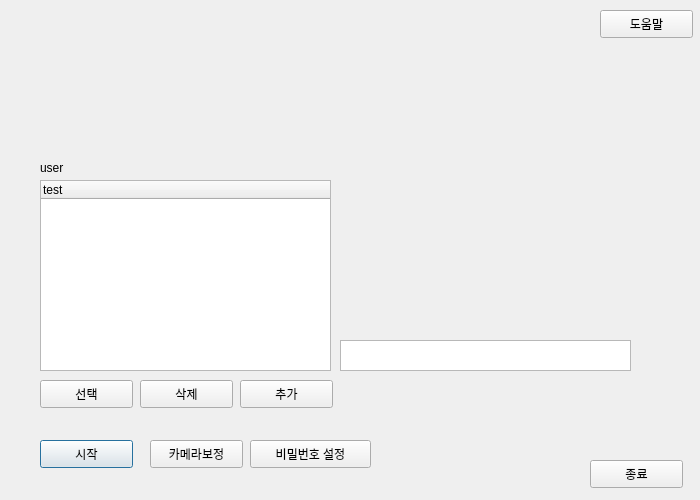
<?xml version="1.0" encoding="UTF-8"?>
<ui version="4.0">
 <class>Dialog</class>
 <widget class="QDialog" name="Dialog">
  <property name="geometry">
   <rect>
    <x>0</x>
    <y>0</y>
    <width>700</width>
    <height>500</height>
   </rect>
  </property>
  <property name="windowTitle">
   <string>Dialog</string>
  </property>
  <widget class="QPushButton" name="start_btn">
   <property name="geometry">
    <rect>
     <x>40</x>
     <y>440</y>
     <width>93</width>
     <height>28</height>
    </rect>
   </property>
   <property name="text">
    <string>시작</string>
   </property>
  </widget>
  <widget class="QPushButton" name="cam_btn">
   <property name="geometry">
    <rect>
     <x>150</x>
     <y>440</y>
     <width>93</width>
     <height>28</height>
    </rect>
   </property>
   <property name="text">
    <string>카메라보정</string>
   </property>
  </widget>
  <widget class="QPushButton" name="setpw_btn">
   <property name="geometry">
    <rect>
     <x>250</x>
     <y>440</y>
     <width>121</width>
     <height>28</height>
    </rect>
   </property>
   <property name="text">
    <string>비밀번호 설정</string>
   </property>
  </widget>
  <widget class="QPushButton" name="help_btn">
   <property name="geometry">
    <rect>
     <x>600</x>
     <y>10</y>
     <width>93</width>
     <height>28</height>
    </rect>
   </property>
   <property name="text">
    <string>도움말</string>
   </property>
  </widget>
  <widget class="QPushButton" name="exit_btn">
   <property name="geometry">
    <rect>
     <x>590</x>
     <y>460</y>
     <width>93</width>
     <height>28</height>
    </rect>
   </property>
   <property name="text">
    <string>종료</string>
   </property>
  </widget>
  <widget class="QTreeWidget" name="userborad">
   <property name="geometry">
    <rect>
     <x>40</x>
     <y>180</y>
     <width>291</width>
     <height>191</height>
    </rect>
   </property>
   <column>
    <property name="text">
     <string>test</string>
    </property>
   </column>
  </widget>
  <widget class="QPushButton" name="sel_btn">
   <property name="geometry">
    <rect>
     <x>40</x>
     <y>380</y>
     <width>93</width>
     <height>28</height>
    </rect>
   </property>
   <property name="text">
    <string>선택</string>
   </property>
  </widget>
  <widget class="QPushButton" name="del_btn">
   <property name="geometry">
    <rect>
     <x>140</x>
     <y>380</y>
     <width>93</width>
     <height>28</height>
    </rect>
   </property>
   <property name="text">
    <string>삭제</string>
   </property>
  </widget>
  <widget class="QPushButton" name="add_btn">
   <property name="geometry">
    <rect>
     <x>240</x>
     <y>380</y>
     <width>93</width>
     <height>28</height>
    </rect>
   </property>
   <property name="text">
    <string>추가</string>
   </property>
  </widget>
  <widget class="QTextEdit" name="moni">
   <property name="geometry">
    <rect>
     <x>340</x>
     <y>340</y>
     <width>291</width>
     <height>31</height>
    </rect>
   </property>
   <property name="html">
    <string>&lt;!DOCTYPE HTML PUBLIC &quot;-//W3C//DTD HTML 4.0//EN&quot; &quot;http://www.w3.org/TR/REC-html40/strict.dtd&quot;&gt;
&lt;html&gt;&lt;head&gt;&lt;meta name=&quot;qrichtext&quot; content=&quot;1&quot; /&gt;&lt;style type=&quot;text/css&quot;&gt;
p, li { white-space: pre-wrap; }
&lt;/style&gt;&lt;/head&gt;&lt;body style=&quot; font-family:'Gulim'; font-size:9pt; font-weight:400; font-style:normal;&quot;&gt;
&lt;p style=&quot; margin-top:0px; margin-bottom:0px; margin-left:0px; margin-right:0px; -qt-block-indent:0; text-indent:0px;&quot;&gt; &lt;/p&gt;&lt;/body&gt;&lt;/html&gt;</string>
   </property>
   <property name="placeholderText">
    <string notr="true">모니터 사이즈입력 입력예시(1920,1080)</string>
   </property>
  </widget>
  <widget class="QLabel" name="label">
   <property name="geometry">
    <rect>
     <x>40</x>
     <y>160</y>
     <width>64</width>
     <height>15</height>
    </rect>
   </property>
   <property name="text">
    <string>user</string>
   </property>
  </widget>
 </widget>
 <resources/>
 <connections/>
</ui>
